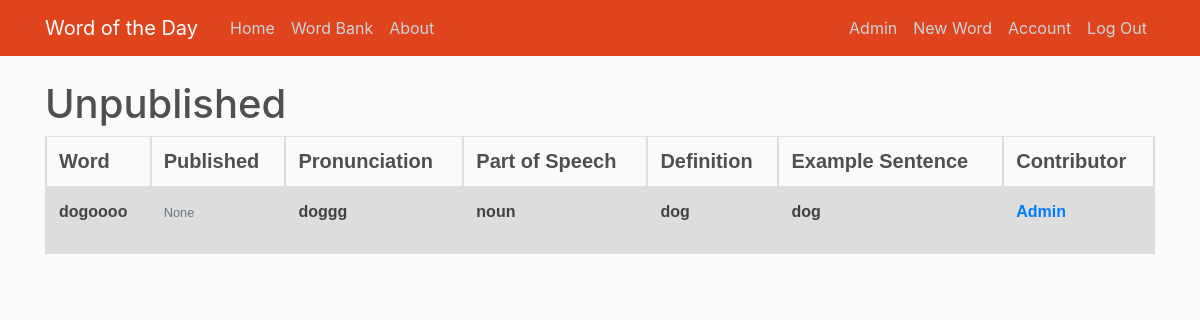
The page /admin (signed in) on the database its author committed.
### wotd/models.py (models this page shows, shortened)
class Word(db.Model):
    id = db.Column(db.Integer, primary_key=True)
    word = db.Column(db.String(100), nullable=False)
    partOfSpeech_id = db.Column(db.Integer, db.ForeignKey('part_of_speech.id'), nullable=False)
    definition = db.Column(db.Text, nullable=False)
    exampleSentence = db.Column(db.Text, nullable=False)
    ipa = db.Column(db.Text, nullable=True)
    date_added = db.Column(db.DateTime, nullable=False, default=datetime.utcnow)
    date_published = db.Column(db.Date, nullable=True)
    user_id = db.Column(db.Integer, db.ForeignKey('user.id'), nullable=True)

class PartOfSpeech(db.Model):
    id = db.Column(db.Integer, primary_key=True)
    partOfSpeech = db.Column(db.String(100), nullable=False)
    words = db.relationship('Word', backref='part_o_speech', lazy=True)

class User(db.Model, UserMixin):
    id = db.Column(db.Integer, primary_key=True)
    username = db.Column(db.String(20), unique=True, nullable=False)
    email = db.Column(db.String(120), unique=True, nullable=False)
    image_file = db.Column(db.String(20), nullable=False, default='default.jpg')
    password = db.Column(db.String(60), nullable=False)
    isAdmin = db.Column(db.Boolean, nullable=False, default=False)
    words = db.relationship('Word', backref='contributor', lazy=True)

### wotd/routes.py (the view)
@app.route("/admin")
@login_required
def admin():
    today = datetime.date(datetime.now())
    unpublished = Word.query.filter(Word.date_published == None).all()
    return render_template('admin.html', title='Admin', unpublished=unpublished)

### wotd/models.py (called while the page is built)
@login_manager.user_loader
def load_user(user_id):
    return User.query.get(int(user_id))

### wotd/templates/admin.html
{% extends "layout.html" %}
{% block content %}
    <h1>Unpublished</h1>
    <table class="table">
        <tr class="tr">
            <th><h5 class="article-header">Word</h5></th>
            <th><h5 class="article-header">Published</h5></th>
            <th><h5 class="article-header">Pronunciation</h5></th>
            <th><h5 class="article-header">Part of Speech</h5></th>
            <th><h5 class="article-header">Definition</h5></th>
            <th><h5 class="article-header">Example Sentence</h5></th>
            <th><h5 class="article-header">Contributor</h5></th>
        </tr>
    {% for word in unpublished %}
        <tr class="tr">
            <th>
                <b><a class="article-title" href="{{ url_for('word', word_id = word.id) }}">{{ word.word }}</a></b>
            </th>
            <th>
                <small class="text-muted">{{ word.date_published }}</small>
            </th>
            <th>
                {% if word.ipa %}
                    <p class="article-content">{{ word.ipa }}</p>
                {% else %}
                    <p class="article-content"> </p>
                {% endif %}
            </th>
            <th>
                <p class="article-content">{{ word.part_o_speech.partOfSpeech }}</p>
            </th>
            <th class="tbl-col-30">
                <p class="article-content">{{ word.definition }}</p>
            </th>
            <th class="tbl-col-30">
                <p class="article-content">{{ word.exampleSentence }}</p>
            </th>
            <th>
                <a class="mr-2" href="#">{{ word.contributor.username }}</a>
            </th>
        </tr>
    {% endfor %}
    </table>
{% endblock content %}

### wotd/static/main.css (style rules this page uses)
body { background: #fafafa; color: #333333; margin-top: 5rem; }
h1, h2, h3, h4, h5, h6 { color: #4f4f4f; }
.article-title { color: #444444; }
.article-header { font-weight: bold; margin-bottom: 1px }
.article-content { color: #414141 }
.table { font-family: arial, sans-serif; border-collapse: collapse; width: 100%; }
.td, th { border: 2px solid #dddddd; text-align: left; padding: 8px; word-wrap: break-word; }
.tr:nth-child(even) { background-color: #dddddd; }

### rows shown on the page
Word: word "dogoooo", date_published "None", ipa "doggg", part_o_speech.partOfSpeech "noun", definition "dog", exampleSentence "dog", contributor.username "Admin"
